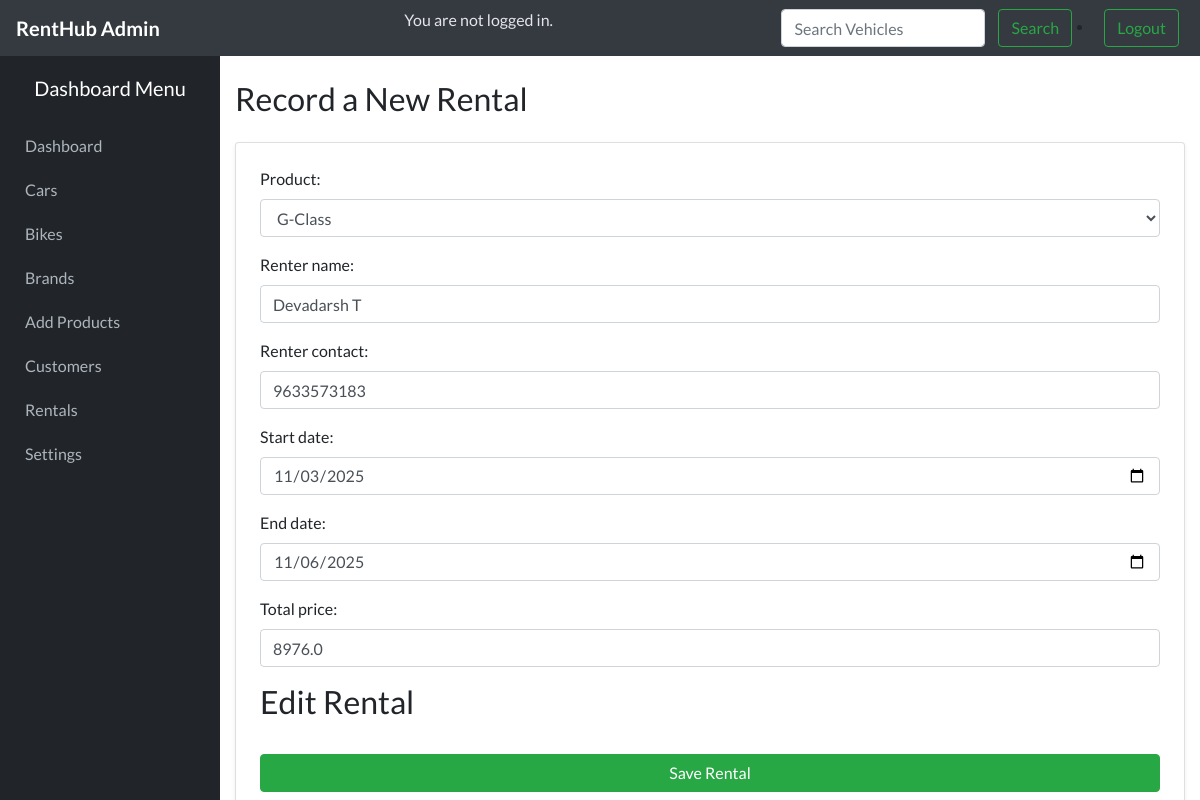
Page /edit_rental/6/ on the committed database.
### home/models.py (models this page shows, shortened)
class Rental(models.Model):
    product = models.ForeignKey('Product', on_delete=models.CASCADE)
    renter_name = models.CharField(max_length=100)
    renter_contact = models.CharField(max_length=15, blank=True, null=True)
    start_date = models.DateField()
    end_date = models.DateField()
    total_price = models.FloatField()
    status = models.CharField(
        max_length=20,
        choices=[
            ('Active', 'Active'),
            ('Completed', 'Completed'),
        ],
        default='Active'
    )
    created_at = models.DateTimeField(default=timezone.now)

### home/views.py (the view)
# urls.py: path('edit_rental/<int:id>/', views.edit_rentalfn, name='edit_rental'),
def edit_rentalfn(request, id):
    rental = get_object_or_404(Rental, id=id)
    if request.method == 'POST':
        form = RentalForm(request.POST, instance=rental)
        if form.is_valid():
            form.save()
            messages.success(request, "Rental updated successfully!")
            return redirect('rental_list')
        else:
            messages.error(request, "Please correct the errors below.")
    else:
        form = RentalForm(instance=rental)
        available_products = product.objects.filter(is_available=True) | product.objects.filter(id=rental.product.id)
        form.fields['product'].queryset = available_products.distinct()
    return render(request, 'add_rental.html', {
        'form': form,
        'edit_mode': True
    })

### home/forms.py
class RentalForm(forms.ModelForm):
    class Meta:
        model = Rental
        fields = [
            'product',
            'renter_name',
            'renter_contact',
            'start_date',
            'end_date',
            'total_price'
        ]
        widgets = {
            'renter_name': forms.TextInput(attrs={'class': 'form-control', 'placeholder': 'Enter customer name'}),
            'renter_contact': forms.TextInput(attrs={'class': 'form-control', 'placeholder': 'Contact number'}),
            'start_date': forms.DateInput(attrs={'type': 'date', 'class': 'form-control'}),
            'end_date': forms.DateInput(attrs={'type': 'date', 'class': 'form-control'}),
            'total_price': forms.NumberInput(attrs={'class': 'form-control', 'placeholder': 'Total amount'}),
        }
    def __init__(self, *args, **kwargs):
        super().__init__(*args, **kwargs)
        self.fields['product'].queryset = product.objects.filter(is_available=True)
        self.fields['product'].widget.attrs.update({'class': 'form-control'})

### home/models.py (called while the page is built)
    def __str__(self):
        return self.name

### home/templates/add_rental.html (shortened to what this page needs)
{% extends 'base.html' %}
{% block content %}
<div class="container mt-4">
  <h2 class="mb-4">Record a New Rental</h2>
  <div class="card p-4 shadow-sm">
    <form method="POST">
      {{ form.as_p }}
      <h2 class="mb-4">
      {% if edit_mode %}Edit Rental
      {% else %} Add Rental{% endif %}
      </h2>
      <button type="submit" class="btn btn-success w-100 mt-2">Save Rental</button>
    </form>
  </div>
</div>
{% endblock %}

### home/static/css/base.css (style rules this page uses)
body { background-color: #f4f6f9; font-family: "Lato", sans-serif; margin: 0; padding: 0; }

### rows in the picture
Rental: product "G-Class", renter_name "Devadarsh T", renter_contact "9633573183", start_date "11/03/2025", end_date "11/06/2025", total_price "8976.0"
